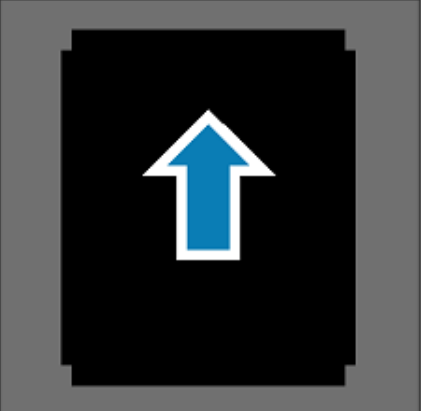
#> input picture bixi_vision/src/bixi_vision/image/arrow.png, 421 x 411 px
$ python arrow_detector.py   (Python 2 division)   (older library calls are emulated)
#> lines starting #> are read from the running program, lines starting #| are printed output that depends on the picture; after the words box and inside, x2 and y2 are one past the last pixel; in counts of white or black regions, pixels touching at a corner belong together; long printed decimals are rounded
### bixi_vision/src/bixi_vision/cv_utils.py
#! /usr/bin/env python
""" utility function for object detection
author: ren ye
changelog:
(2017-01-29) init
"""

import cv2
import numpy as np

# calibrated by palette
lower_red1 = np.array([0, 90, 90])
upper_red1 = np.array([25, 255, 255])
lower_red2 = np.array([175, 90, 90])
upper_red2 = np.array([255, 255, 255])
lower_blue = np.array([85, 90, 90])
upper_blue = np.array([130, 255, 255])
lower_green = np.array([25, 50, 75])
upper_green = np.array([75, 255, 255])


# void function for edge detector
def nothing(x):
    pass


# #### canny edge function ####
# [175 lines left out: functions canny_masking, hough_line_detection, canny_hough_trackwindow, hsv_trackwindow, not called in this run]


def hsv_masking(img, colorname="blue", is_dynamic=False):
    """ masking color image by color """

    # convert from BGR to HSV
    img_hsv = cv2.cvtColor(img, cv2.COLOR_BGR2HSV)
    if is_dynamic:  # with trackbar
        hsv_trackwindow(colorname)
        while (1):
            hsv_mask = cv2.inRange(img_hsv,
                                   np.array([cv2.getTrackbarPos('Hl', 'hsv'),
                                             cv2.getTrackbarPos('Sl', 'hsv'),
                                             cv2.getTrackbarPos('Vl', 'hsv')]),
                                   np.array([cv2.getTrackbarPos('Hu', 'hsv'),
                                             cv2.getTrackbarPos('Su', 'hsv'),
                                             cv2.getTrackbarPos('Vu', 'hsv')]))

            cv2.imshow("hsv", hsv_mask)
            k = cv2.waitKey(1) & 0xFF
            if k == 27:
                break
    else:  # predefined color
        if colorname == "blue":
            hsv_mask = cv2.inRange(img_hsv, lower_blue, upper_blue)
        elif colorname == "green":
            hsv_mask = cv2.inRange(img_hsv, lower_green, upper_green)
        elif colorname == "red":
            hsv_mask = cv2.inRange(img_hsv, lower_red1, upper_red1) + \
                cv2.inRange(img_hsv, lower_red2, upper_red2)
        cv2.imshow("hsv", hsv_mask)
    return hsv_mask


# #### contour detector ####
def find_contour(img, mask, is_max=True):
    """ find contours and moments for the edge """
    # find all contours
    hierarchy, contours, _ = cv2.findContours(mask.copy(), cv2.RETR_EXTERNAL,
                                              cv2.CHAIN_APPROX_SIMPLE)

    # save the moments
    features = {"area": list(),
                "arclength": list(),
                "M": list(),
                "mass_center": list(),
                "aspect_ratio": list(),
                "rect_area": list(),
                "extent": list(),
                "circle_center": list(),
                "solidity": list()}
    for i, cnt in enumerate(contours):
        print 'no: ', i
        # area and perimeter
        features["area"].append(cv2.contourArea(cnt))
        print 'area: ', features["area"][i]
        features["arclength"].append(cv2.arcLength(cnt, True))
        print 'arc length: ', features["arclength"][i]
        # centroid
        features["M"].append(cv2.moments(cnt))
        centroid_x = int(features["M"][i]['m10'] / features["M"][i]['m00'])
        centroid_y = int(features["M"][i]['m01'] / features["M"][i]['m00'])
        features["mass_center"].append((centroid_x, centroid_y))
        print 'centroid: ', features["mass_center"][i]
        # draw the mass center
        cv2.circle(img, features["mass_center"][i], 1, (0, 0, 255), -1)
        # aspect ratio
        rect = cv2.minAreaRect(cnt)
        (x, y), (w, h), angle = rect
        features["aspect_ratio"].append(float(w) / h)
        print 'aspect ratio: ', features["aspect_ratio"][i]
        # extent
        features["rect_area"].append(w * h)
        features["extent"].append(features["area"][i] /
                                  features["rect_area"][i])
        print "extent: ", features["extent"]
        box = cv2.boxPoints(rect)
        box = np.int0(box)
        # draw min area rect
        # cv2.drawContours(img, [box], 0, (0, 0, 255), 1)
        # mimimum enclosing circle
        (x, y), radius = cv2.minEnclosingCircle(cnt)
        center = (int(x), int(y))
        features["circle_center"].append(center)
        radius = int(radius)
        print 'circle_center: ', features["circle_center"][i]
        # draw min enclosing circle
        cv2.circle(img, center, 1, (255, 0, 255), -1)
        # cv2.circle(img, center, radius, (255, 0, 255), 1)
        # solidity
        hull = cv2.convexHull(cnt)
        hull_area = cv2.contourArea(hull)
        hull_m = cv2.moments(hull)
        hull_x = int(hull_m['m10'] / hull_m['m00'])
        hull_y = int(hull_m['m01'] / hull_m['m00'])
        features["solidity"].append(float(features["area"][i]) / hull_area)
        print 'hull center: ', (hull_x, hull_y)
        print 'solidity: ', features["solidity"][i]
        cv2.drawContours(img, [hull], 0, [0, 255, 0], 1)
        cv2.circle(img, (hull_x, hull_y), 1, (0, 255, 0), -1)

        # orientation
        ellipse = cv2.fitEllipse(cnt)
        (x, y), (MA, ma), angle = ellipse
        print 'orientation: ', angle
        print 'ellipse center: ', (x, y)
        # draw boundign ellipse
        cv2.ellipse(img, ellipse, (0, 0, 255), 1)
        cv2.circle(img, (int(x), int(y)), 1, (0, 0, 255), -1)

        cv2.imshow("image", img)
    if is_max:
        return features, np.argmax(features["area"])
    else:
        return features, len(features)


def find_good_keypoint(img, mask,
                       maxCorners=10, qualityLevel=0.01, minDistance=5,
                       is_dynamic=False):
    """ find keypoint using good features """
    if is_dynamic:
        kpt_trackwindow(maxCorners, int(qualityLevel * 100), minDistance)
        condition = True
        while (condition):
            maxc = cv2.getTrackbarPos("maxC", "kpt")
            mind = cv2.getTrackbarPos("minD", "kpt")
            qlvl = cv2.getTrackbarPos("qLvl", "kpt") / 100.0
            corners = cv2.goodFeaturesToTrack(mask, maxc, qlvl, mind)
            corners = np.int0(corners)
            for i in corners:
                x, y = i.ravel()
                cv2.circle(img, (x, y), 3, (0, 255, 255), 1)

            cv2.imshow("kpt", img)
            k = cv2.waitKey(1) & 0xFF
            if k == 27:
                condition = False
        else:
            gd_x = sum([i.ravel()[0] for i in corners]) / len(corners)
            gd_y = sum([i.ravel()[1] for i in corners]) / len(corners)
    else:
        maxc = maxCorners
        mind = qualityLevel
        qlvl = minDistance
        corners = cv2.goodFeaturesToTrack(mask, maxc, qlvl, mind)
        corners = np.int0(corners)
        gd_x = sum([i.ravel()[0] for i in corners]) / len(corners)
        gd_y = sum([i.ravel()[1] for i in corners]) / len(corners)
        print "good center: ", (gd_x, gd_y)
        cv2.circle(img, (gd_x, gd_y), 2, (0, 255, 255), -1)

        for i in corners:
            x, y = i.ravel()
            cv2.circle(img, (x, y), 3, (0, 255, 255), 1)

        cv2.imshow("kpt", img)
    return (gd_x, gd_y), corners


# [14 lines left out: function find_orb_keypoint, not called in this run]


def kpt_trackwindow(maxCorners=10, qualityLevel=1, minDistance=5):
    """ tracked window for hsv thresholding """

    # convert to hsv and do color filtering
    cv2.namedWindow("kpt")
    cv2.createTrackbar('maxC', 'kpt', maxCorners, 15, nothing)
    cv2.createTrackbar('qLvl', 'kpt', qualityLevel, 100, nothing)
    cv2.createTrackbar('minD', 'kpt', minDistance, 50, nothing)


def cal_direction(circle_center, keypoint_center):
    """ use keypoint center and min enclosing circle center
    to calculate the direction """
    cx, cy = circle_center
    kx, ky = keypoint_center

    return np.arctan2((ky - cy), (kx - cx))

### bixi_vision/src/bixi_vision/arrow_detector.py
#! /usr/bin/env python
""" detect arrow and direction printed on the side box
author: ren ye
changelog:
(2017-01-29) init
"""

import cv2
# import numpy as np
from cv_utils import *


# ## main ##
# picture folder
image_path = "image/arrow.png"
# image_path = "image/blue_right.png"

# #### load picture ####
img = cv2.imread(image_path, 1)
#> img is the input picture: shape (411, 421, 3); mean B, G, R 56.5, 54.8, 51.2
rotated_angle = 180
# rotate image
rows, cols, _ = img.shape
#> rows = 411; cols = 421
M = cv2.getRotationMatrix2D((cols / 2, rows / 2), rotated_angle, 1)
dst = cv2.warpAffine(img, M, (cols, rows))
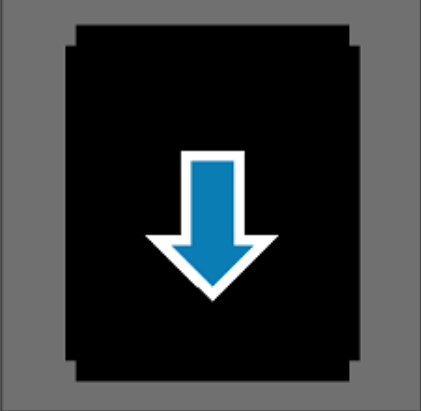
#> dst: shape (411, 421, 3); mean B, G, R 56.5, 54.8, 51.2
# cv2.imshow("rotated", dst)

threshold1 = 100
threshold2 = 200
thresholdHough = 40
minLineLength = 6
maxLineGap = 5

hsv_mask = hsv_masking(dst, is_dynamic=False)
#> in hsv_masking, `img_hsv = cv2.cvtColor(img, cv2.COLOR_BGR2HSV)`: img_hsv: shape (411, 421, 3); mean H, S, V 3.5, 7.4, 56.5
#> in hsv_masking, `hsv_mask = cv2.inRange(img_hsv, lower_blue, upper_blue)`:
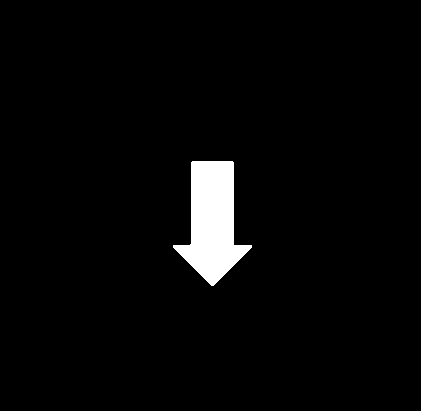
#> hsv_mask: shape (411, 421); 3.1% white; 1 white region
# mask, _, _ = canny_masking(hsv_mask, is_dynamic=True)
# hough_line_detection(img, mask, hsv_mask,
#                      is_dynamic=True, is_probabilistic=True)

contour_param, max_idx = find_contour(dst, hsv_mask, is_max=True)
#> in find_contour, `hierarchy, contours, _ = cv2.findContours(mask.copy(), cv2.RETR_EXTERN..`: contours = 1 contour; box (x1, y1, x2, y2) and area: (173, 161, 252, 286) 5206
#> the loop in find_contour, `for i, cnt in enumerate(contours):` made 1 pass
#> (centroid_x, centroid_y, rect, w, h) on pass 1: (211, 220, ((206.8, 222.1), (76.65, 125.6), -12.24), 76.65, 125.6)
#| no:  0
#| area:  5205.5
#| arc length:  356.551
#| centroid:  (211, 220)
#| aspect ratio:  0.6101
#| extent:  [0.5405]
#| circle_center:  (212, 221)
#| hull center:  (212, 220)
#| solidity:  0.7773
#| orientation:  0.06579
#> (further printed lines are left out)
#> pass 1, in find_contour, `cv2.imshow("image", img)`:
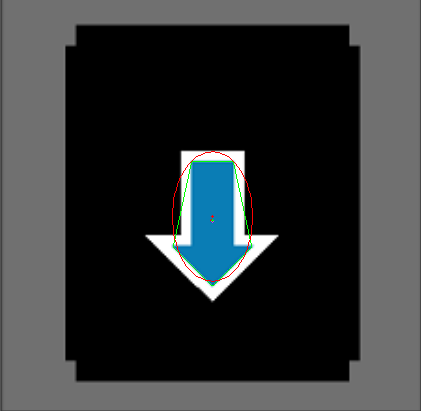
#> window 'image': shape (411, 421, 3); mean B, G, R 55.9, 54.6, 51.2
#> contour_param = 9 items; max_idx = 0

# ret, hsv_mask_inv = cv2.threshold(hsv_mask, 127, 255, cv2.THRESH_BINARY_INV)
gd_center, kpts = find_good_keypoint(dst, hsv_mask, maxCorners=7,
                                     is_dynamic=True)
#> in find_good_keypoint, `maxc = cv2.getTrackbarPos("maxC", "kpt")`: maxc = 7
#> in find_good_keypoint, `mind = cv2.getTrackbarPos("minD", "kpt")`: mind = 5
#> in find_good_keypoint, `qlvl = cv2.getTrackbarPos("qLvl", "kpt") / 100.0`: qlvl = 0.01
#> in find_good_keypoint, `corners = cv2.goodFeaturesToTrack(mask, maxc, qlvl, mind)`: corners = [[250, 246], [174, 246], [234, 244], [189, 243], [232, 162], [192, 162], [212, 285]]
#> the loop in find_good_keypoint, `for i in corners:` made 7 passes
#> after the loop in find_good_keypoint, `for i in corners:`: img: shape (411, 421, 3); 0.06% of pixels changed, all inside (x1, y1, x2, y2) = (171, 159, 254, 289)
#> (key Esc is pressed here)
#> in find_good_keypoint, `gd_x = sum([i.ravel()[0] for i in corners]) / len(corners)`: gd_x = 211
#> in find_good_keypoint, `gd_y = sum([i.ravel()[1] for i in corners]) / len(corners)`: gd_y = 226
#> gd_center = (211, 226); kpts has the same summary as corners in find_good_keypoint
# print kpt

# orb keypoint detection
# orb_kpt = find_orb_keypoint(dst, hsv_mask)

circle_center = contour_param['circle_center'][max_idx]
#> circle_center = (212, 221)
print np.degrees(cal_direction(circle_center, gd_center))
#> in cal_direction, `cx, cy = circle_center`: cx = 212; cy = 221
#> in cal_direction, `kx, ky = keypoint_center`: kx = 211; ky = 226
#| 101.310
cv2.waitKey(0)
cv2.destroyAllWindows()

$ run again, with bixi_vision/src/bixi_vision/image/blue_right.png copied over bixi_vision/src/bixi_vision/image/arrow.png
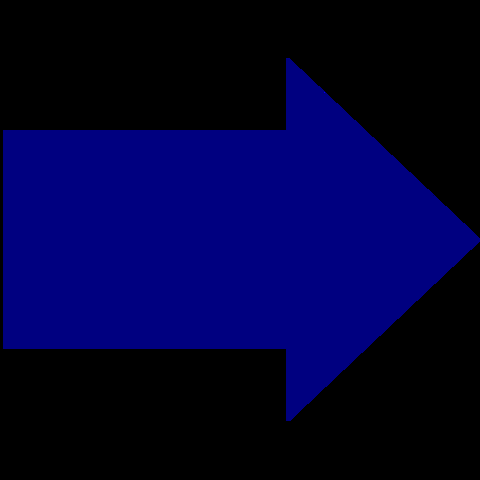
#> input picture bixi_vision/src/bixi_vision/image/blue_right.png, 480 x 480 px
#> img is the input picture: shape (480, 480, 3); mean B, G, R 54.5, 0, 0
#> img_hsv: shape (480, 480, 3); mean H, S, V 51.1, 108.7, 54.5
#> in hsv_masking, `hsv_mask = cv2.inRange(img_hsv, lower_blue, upper_blue)`:
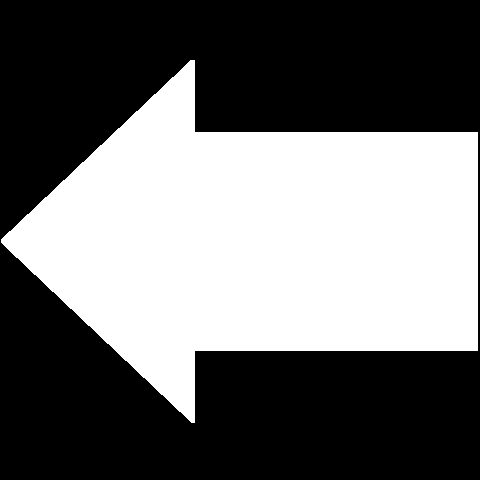
#> hsv_mask: shape (480, 480); 42.6% white; 1 white region
#> contours = 1 contour; box (x1, y1, x2, y2) and area: (1, 60, 478, 423) 97522
#> the loop in find_contour, `for i, cnt in enumerate(contours):` made 1 pass
#> (centroid_x, centroid_y, rect, w, h) on pass 1: (259, 240, ((249, 255.4), (351.6, 488.7), -75.73), 351.6, 488.7)
#> (printed output is left out)
#> pass 1, in find_contour, `cv2.imshow("image", img)`:
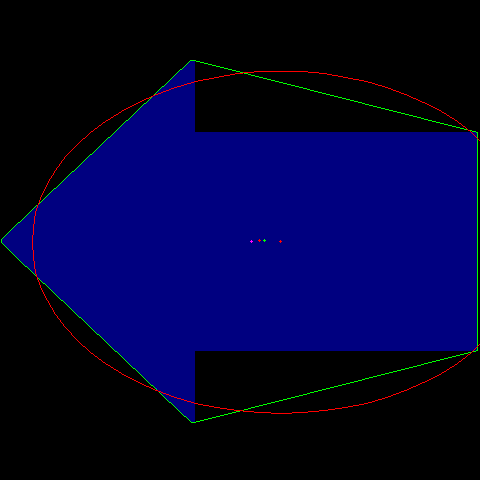
#> window 'image': shape (480, 480, 3); mean B, G, R 54.2, 1.3, 1.1
#> contour_param = 9 items; max_idx = 0
#> maxc = 7
#> mind = 5
#> qlvl = 0.01
#> corners = [[194, 422], [195, 351], [477, 350], [477, 132], [195, 131], [194, 60], [180, 412]]
#> the loop in find_good_keypoint, `for i in corners:` made 7 passes
#> gd_x = 273
#> gd_y = 265
#> gd_center = (273, 265); kpts has the same summary as corners in find_good_keypoint
#> circle_center = (251, 241)
#> cx = 251; cy = 241
#> kx = 273; ky = 265
#| 47.490
